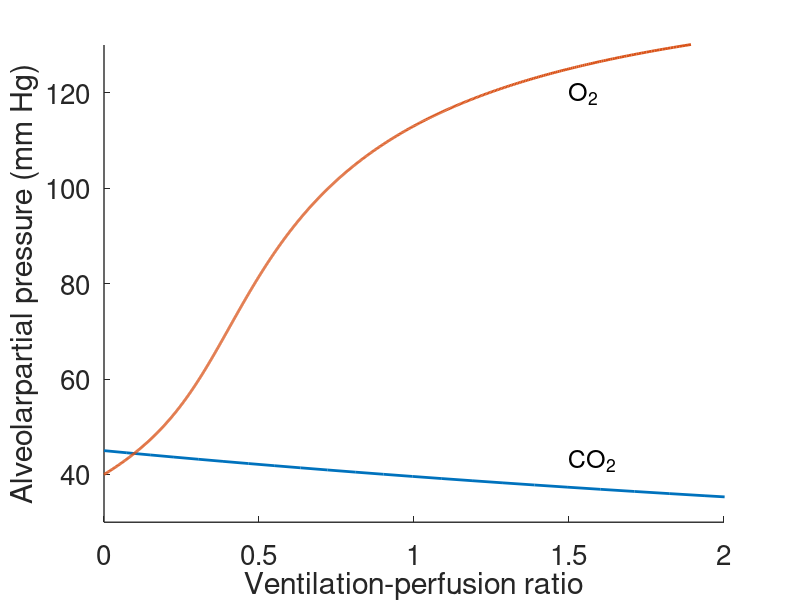

Write MATLAB code to recreate this figure.

%  -------------------------------------------------------------------
%
%  Plot the ventilation-perfusion ratio
%
%   For Chapter 14, Section 14.5 of
%   Keener and Sneyd, Mathematical Physiology, 3rd Edition, Springer.
%
%   Written by James Keener and James Sneyd.
%
%  -------------------------------------------------------------------

function vent_perf_rat

clearvars
close all
clc

set(0,                           ...
   'defaultaxesfontsize', 20,   ...
   'defaultaxeslinewidth', 1.0, ...
   'defaultlinelinewidth', 2.0);

Pvco2=45;
Kc = 12;
RT = 1.7e4;
sigmaco2=3.3e-5; % mM/mm Hg
sigmao2=1.4e-6;
THb = 2.2e-3; %M


Paco2 = [0.1:.01:1]*Pvco2;

VbyQ=sigmaco2*RT*(1+Kc)*(Pvco2-Paco2)./Paco2;

PiO2 = 150;
PvO2 = 40;
PaO2 = [PvO2:.1:150];
Ta = sigmao2*PaO2+4*THb*f(PaO2);
Tv = sigmao2*PvO2+4*THb*f(PvO2);
VbyQO= RT*(Ta-Tv)./(PiO2-PaO2);

figure(1)
    plot(VbyQ,Paco2,VbyQO,PaO2)
    axis([0 2 30 130])
    xlabel('Ventilation-perfusion ratio')
    ylabel('Alveolarpartial pressure (mm Hg)')
    text(1.5,43,'CO_2','fontsize',18)
    text(1.5,120,'O_2','fontsize',18)
    box off

end  % of main

function out = f(PO)
Ko2 = 30;
out = PO.^4./(Ko2^4+PO.^4);
end
